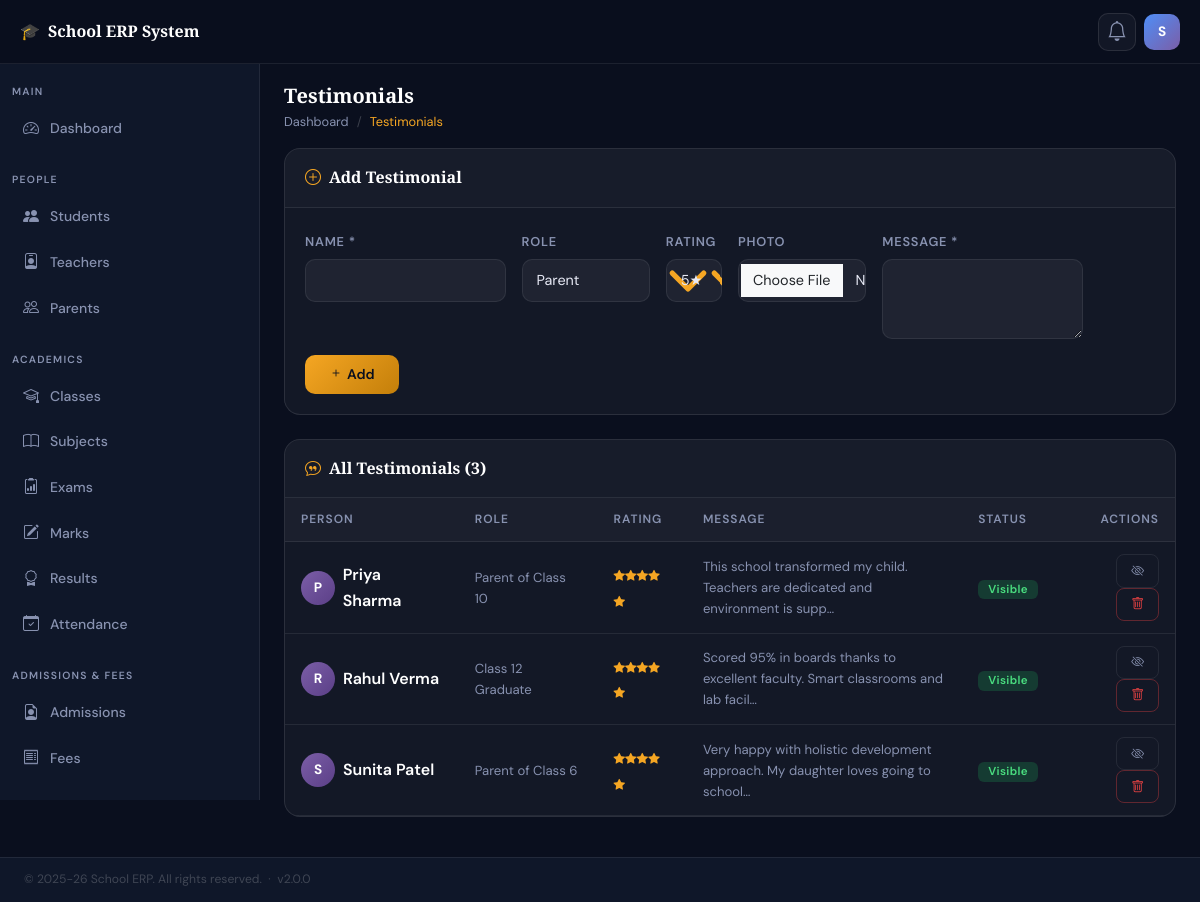
The page /admin/testimonials/index.php (signed in) on the database its author committed.
### tables this page shows
CREATE TABLE IF NOT EXISTS `testimonials` (
  `id`          INT UNSIGNED AUTO_INCREMENT PRIMARY KEY,
  `name`        VARCHAR(100) NOT NULL,
  `role`        VARCHAR(100) DEFAULT 'Student',
  `message`     TEXT         NOT NULL,
  `photo`       VARCHAR(255) DEFAULT NULL,
  `rating`      TINYINT(1)   DEFAULT 5,
  `is_active`   TINYINT(1)   DEFAULT 1,
  `sort_order`  INT UNSIGNED DEFAULT 0,
  `created_at`  TIMESTAMP DEFAULT CURRENT_TIMESTAMP
);

CREATE TABLE IF NOT EXISTS `settings` (
  `id`            INT UNSIGNED AUTO_INCREMENT PRIMARY KEY,
  `setting_key`   VARCHAR(100) NOT NULL UNIQUE,
  `setting_value` TEXT         DEFAULT NULL,
  `updated_at`    TIMESTAMP DEFAULT CURRENT_TIMESTAMP ON UPDATE CURRENT_TIMESTAMP
);

### config/config.php (called while the page is built, shortened)
<?php
require_once CONFIG_PATH . 'database.php';
require_once INCLUDES_PATH . 'functions.php';
function get_setting(string $key, string $default = ''): string {
    global $pdo;
    static $cache = [];
    if (!isset($cache[$key])) {
        try {
            $stmt = $pdo->prepare("SELECT setting_value FROM settings WHERE setting_key=? LIMIT 1");
            $stmt->execute([$key]);
            $row = $stmt->fetch();
            $cache[$key] = $row ? (string)$row['setting_value'] : $default;
        } catch (Exception $e) { return $default; }
    }
    return $cache[$key];
}

### includes/functions.php (called while the page is built, shortened)
<?php
function sanitize(string $data): string { return htmlspecialchars(trim($data), ENT_QUOTES|ENT_HTML5, 'UTF-8'); }

### admin/testimonials/index.php (the view, shortened to what this page needs)
<?php
require_once dirname(__DIR__,2).'/config/config.php';
$testimonials=$pdo->query("SELECT * FROM testimonials ORDER BY sort_order ASC,id ASC")->fetchAll();
include INCLUDES_PATH.'header.php';
?>
<div class="card mb-4"><div class="card-header"><i class="bi bi-plus-circle" style="color:#f5a623;margin-right:8px;"></i>Add Testimonial</div><div class="card-body">
<form method="POST" enctype="multipart/form-data"><?=csrf_field()?><input type="hidden" name="action" value="add">
<div class="row g-3"><div class="col-md-3"><label class="form-label">Name *</label><input type="text" name="t_name" class="form-control" required></div>
<div class="col-md-2"><label class="form-label">Role</label><input type="text" name="t_role" class="form-control" value="Parent"></div>
<div class="col-md-1"><label class="form-label">Rating</label><select name="t_rating" class="form-select"><?php for($i=5;$i>=1;$i--):?><option value="<?=$i?>" <?=$i===5?'selected':''?>><?=$i?>★</option><?php endfor;?></select></div>
<div class="col-md-2"><label class="form-label">Photo</label><input type="file" name="t_photo" class="form-control" accept="image/*"></div>
<div class="col-md-3"><label class="form-label">Message *</label><textarea name="t_message" class="form-control" rows="2" required></textarea></div>
<div class="col-12"><button type="submit" class="btn btn-primary px-4"><i class="bi bi-plus me-1"></i>Add</button></div></div></form></div></div>
<div class="card"><div class="card-header"><i class="bi bi-chat-quote" style="color:#f5a623;margin-right:8px;"></i>All Testimonials (<?=count($testimonials)?>)</div>
<div class="table-responsive"><table class="table table-hover align-middle mb-0"><thead><tr><th>Person</th><th>Role</th><th>Rating</th><th>Message</th><th>Status</th><th class="text-end">Actions</th></tr></thead><tbody>
<?php if(empty($testimonials)):?><tr><td colspan="6" class="text-center py-5" style="color:var(--text-muted);">No testimonials yet.</td></tr>
<?php else:foreach($testimonials as $t):?>
<tr><td><div class="d-flex align-items-center gap-2"><?php if(!empty($t['photo'])):?><img src="<?=UPLOADS_URL.'/'.htmlspecialchars($t['photo'],ENT_QUOTES)?>" class="rounded-circle" width="34" height="34" style="object-fit:cover;"><?php else:?><div style="width:34px;height:34px;border-radius:50%;background:linear-gradient(135deg,#7b5ea7,#5b3f87);display:flex;align-items:center;justify-content:center;font-size:0.85rem;font-weight:700;color:#fff;"><?=strtoupper(substr($t['name'],0,1))?></div><?php endif;?><span style="font-weight:600;color:#fff;"><?=htmlspecialchars($t['name'],ENT_QUOTES)?></span></div></td>
<td style="font-size:0.82rem;color:var(--text-muted);"><?=htmlspecialchars($t['role'],ENT_QUOTES)?></td>
<td><?php for($i=1;$i<=5;$i++):?><i class="bi bi-star-fill" style="font-size:0.72rem;color:<?=$i<=(int)$t['rating']?'#f5a623':'rgba(255,255,255,0.15)';?>;"></i><?php endfor;?></td>
<td style="max-width:280px;font-size:0.82rem;color:var(--text-muted);"><?=htmlspecialchars(mb_substr($t['message'],0,80),ENT_QUOTES)?><?=mb_strlen($t['message'])>80?'…':''?></td>
<td><span class="badge bg-<?=$t['is_active']?'success':'secondary'?>"><?=$t['is_active']?'Visible':'Hidden'?></span></td>
<td class="text-end"><form method="POST" class="d-inline"><button class="btn btn-sm btn-outline-secondary"><i class="bi bi-<?=$t['is_active']?'eye-slash':'eye'?>"></i></button></form>
<form method="POST" class="d-inline" onsubmit="return confirm('Delete?')"><button class="btn btn-sm btn-outline-danger"><i class="bi bi-trash"></i></button></form></td></tr>
<?php endforeach;endif;?>
</tbody></table></div></div>
<?php include INCLUDES_PATH.'footer.php';?>

### includes/footer.php (shortened to what this page needs)
  </div>
</main>
<footer class="app-footer" style="margin-left:0;">
  <div style="font-size:0.76rem;color:rgba(255,255,255,0.2);">
    <?= sanitize(get_setting('footer_text','© '.date('Y').' School ERP')) ?>
    &nbsp;·&nbsp; v<?= APP_VERSION ?>
  </div>
</footer>
</body>
</html>

### assets/css/style.css (style rules this page uses)
:root { --navy: #0a0f1e; --navy-2: #0f1729; --navy-3: #131d35; --navy-4: #1a2545; --gold: #f5a623; --gold-light: #ffc857; --gold-dark: #c47f0a; --accent: #4f8ef7; --accent-2: #7b5ea7; --white: #ffffff; --off-white: #f0f4ff; --text-main: #e8eaf6; --text-muted: #8892b0; --border: rgba(255,255,255,0.08); --border-2: rgba(245,166,35,0.25); --sidebar-w: 260px; --navbar-h: 64px; --glass-bg: rgba(255,255,255,0.04); --glass-border:rgba(255,255,255,0.10); --glass-blur: blur(16px); --shadow-sm: 0 2px 8px rgba(0,0,0,0.3); --shadow-md: 0 8px 32px rgba(0,0,0,0.4); --shadow-gold: 0 4px 20px rgba(245,166,35,0.25); --shadow-blue: 0 4px 20px rgba(79,142,247,0.25); --tr: 0.25s cubic-bezier(0.4,0,0.2,1); --pub-primary: #0a0f1e; --pub-accent: #f5a623; }
*, *::before, *::after { box-sizing: border-box; }
body { font-family: 'DM Sans', system-ui, sans-serif; background: var(--navy); color: var(--text-main); line-height: 1.6; -webkit-font-smoothing: antialiased; }
.card { background: var(--glass-bg); border: 1px solid var(--glass-border); border-radius: 16px; animation: fadeInUp 0.35s ease both; }
.card-header { padding: 16px 20px; border-bottom: 1px solid var(--border); border-radius: 16px 16px 0 0 !important; background: rgba(255,255,255,0.02); font-family: 'Playfair Display', serif; font-weight: 600; font-size: 1rem; color: var(--white); }
.card-body { padding: 20px; }
.table { color: var(--text-main); margin-bottom: 0; }
.table > :not(caption) > * > * { background: transparent; border-color: var(--border); padding: 12px 16px; vertical-align: middle; }
.table thead > tr > th { background: rgba(255,255,255,0.03); font-size: 0.75rem; text-transform: uppercase; letter-spacing: 0.08em; color: var(--text-muted); font-weight: 600; border-bottom: 1px solid var(--border); }
.table tbody > tr { transition: background var(--tr); }
.table-responsive { border-radius: 0 0 16px 16px; overflow: hidden; }
.form-control, .form-select { background: rgba(255,255,255,0.05); border: 1px solid var(--border); border-radius: 10px; color: var(--text-main); padding: 10px 14px; transition: all var(--tr); font-size: 0.9rem; }
.form-control::placeholder { color: var(--text-muted); }
.form-select option { background: var(--navy-3); color: var(--text-main); }
.form-label { font-size: 0.8rem; text-transform: uppercase; letter-spacing: 0.06em; color: var(--text-muted); font-weight: 600; margin-bottom: 6px; }
.btn { border-radius: 10px; font-weight: 600; font-size: 0.875rem; padding: 9px 20px; transition: all var(--tr); border: none; cursor: pointer; }
.btn-primary { background: linear-gradient(135deg, var(--gold), var(--gold-dark)); color: var(--navy); }
.btn-outline-secondary { background: transparent; color: var(--text-muted); border: 1px solid var(--border); }
.btn-outline-danger { background: transparent; color: #ef4444; border: 1px solid rgba(239,68,68,0.35); }
.btn-sm { padding: 6px 14px; font-size: 0.8rem; border-radius: 8px; }
.badge { border-radius: 6px; padding: 4px 10px; font-size: 0.72rem; font-weight: 600; letter-spacing: 0.03em; }
.badge.bg-success { background: rgba(34,197,94,0.2) !important; color: #4ade80 !important; }
.app-footer { background: var(--navy-2); border-top: 1px solid var(--border); padding: 12px 24px; font-size: 0.78rem; color: var(--text-muted); }
@media (min-width: 992px) { .app-footer { margin-left: var(--sidebar-w); } }
textarea.form-control { resize: vertical; min-height: 80px; }

### rows shown on the page
testimonials: name "P", name "Priya Sharma", role "Parent of Class 10", rating 5 (drawn), message "This school transformed my child. Teachers are dedicated and environment is supp", is_active "Visible"
testimonials: name "R", name "Rahul Verma", role "Class 12 Graduate", rating 5 (drawn), message "Scored 95% in boards thanks to excellent faculty. Smart classrooms and lab facil", is_active "Visible"
testimonials: name "S", name "Sunita Patel", role "Parent of Class 6", rating 5 (drawn), message "Very happy with holistic development approach. My daughter loves going to school", is_active "Visible"
settings: setting_value "© 2025-26 School ERP. All rights reserved."

### other values the page prints
$site_name "School ERP System"
substr($_SESSION['user_name'] ?? 'U', 0, 1) "S"
$item['section'] "MAIN"
$item['label'] "Dashboard"
$item['section'] "PEOPLE"
$item['label'] "Students"
$item['label'] "Teachers"
$item['label'] "Parents"
$item['section'] "ACADEMICS"
$item['label'] "Classes"
$item['label'] "Subjects"
$item['label'] "Exams"
$item['label'] "Marks"
$item['label'] "Results"
$item['label'] "Attendance"
